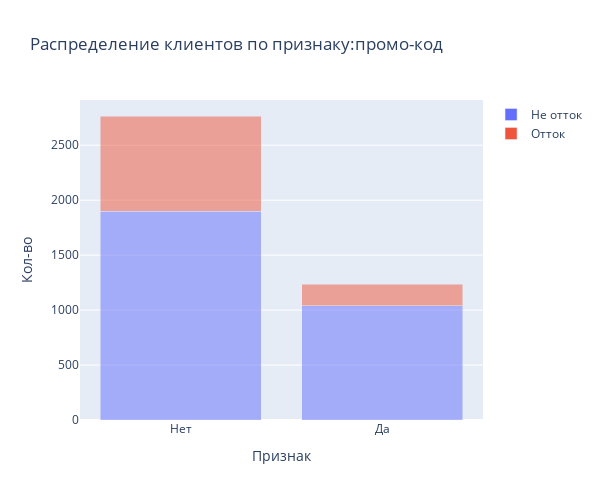

Notebook code for this chart:
### Markdown cell above
Доля оттока клиентов, которые являются сотрудниками компаний-партнеров и могут получать скидки на абонемент ниже, составляет 0,2. В то время как доля оттока клиентов, которые купили абонемент не через работодателя составляет 0,33.Предположительно, этот признак влияет на отток.

### Code cell
cat(df, df['Promo_friends'],'промо-код')

### Figure 1 — Plotly figure (JSON) as saved in the notebook; plotly's stock layout.template omitted (floating-point values rounded to 4 significant figures)
{"data": [{"alignmentgroup": "True", "hovertemplate": "Отток=Не отток<br>Признак=%{x}<br>Кол-во=%{y}<extra></extra>", "legendgroup": "Не отток", "marker": {"color": "#636efa", "opacity": 0.5, "pattern": {"shape": ""}}, "name": "Не отток", "offsetgroup": "Не отток", "orientation": "v", "showlegend": true, "textposition": "auto", "type": "bar", "x": ["Нет", "Да"], "xaxis": "x", "y": [1900, 1039], "yaxis": "y"}, {"alignmentgroup": "True", "hovertemplate": "Отток=Отток<br>Признак=%{x}<br>Кол-во=%{y}<extra></extra>", "legendgroup": "Отток", "marker": {"color": "#EF553B", "opacity": 0.5, "pattern": {"shape": ""}}, "name": "Отток", "offsetgroup": "Отток", "orientation": "v", "showlegend": true, "textposition": "auto", "type": "bar", "x": ["Нет", "Да"], "xaxis": "x", "y": [866, 195], "yaxis": "y"}], "layout": {"autosize": false, "barmode": "stack", "height": 500, "legend": {"title": {"text": ""}, "tracegroupgap": 0}, "title": {"text": "Распределение клиентов по признаку:промо-код"}, "width": 600, "xaxis": {"anchor": "y", "domain": [0, 1], "title": {"text": "Признак"}}, "yaxis": {"anchor": "x", "domain": [0, 1], "title": {"text": "Кол-во"}}}}
